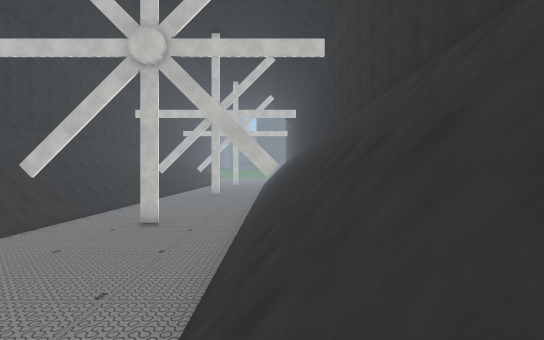
[1] (above)

19 first-person views from a walk through a scene from a Unity 3-D project. The camera is 1.4 m above the floor, looks level and sees 85° across. The floor is counted in squares, 2 m on a side. Each view is taken from the middle of a square. On the plan, view 1 faces up. The plan holds only what a view shows up to about 10 squares ahead; the rest is blank. The place goes on beyond the plan. The player is left out. Some surface patterns are stand-ins.

[2]
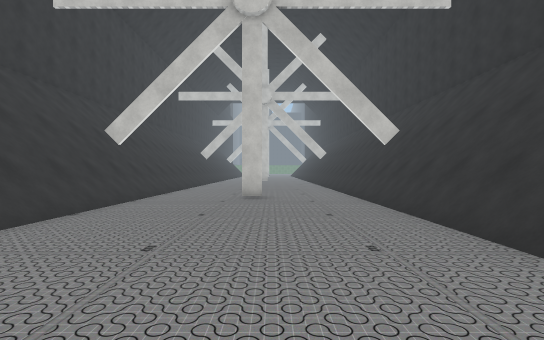

[3]
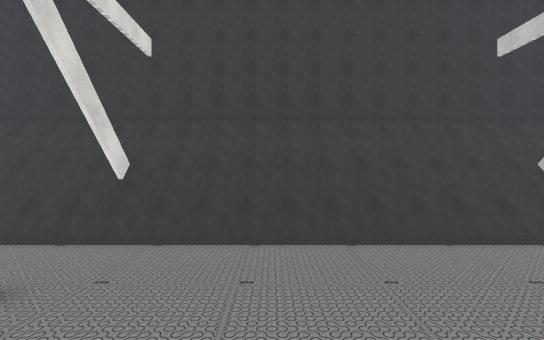

[4]
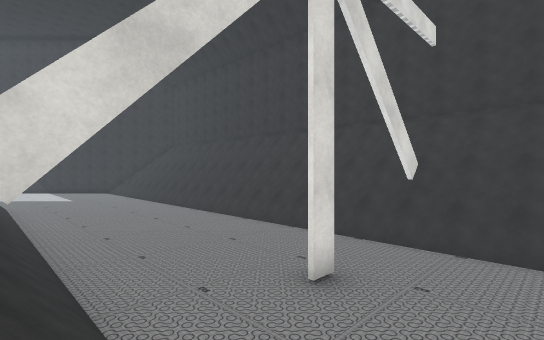

[5]
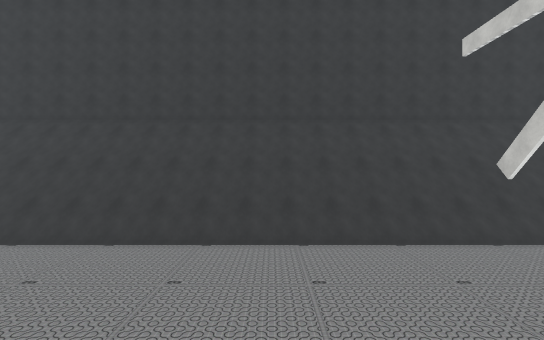

[6]
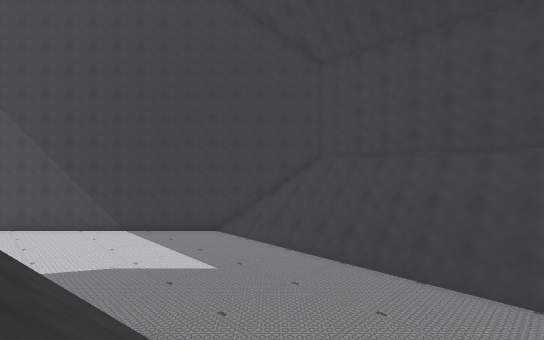

[7]
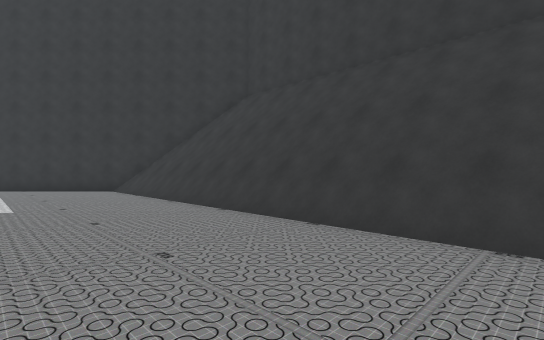

[8]
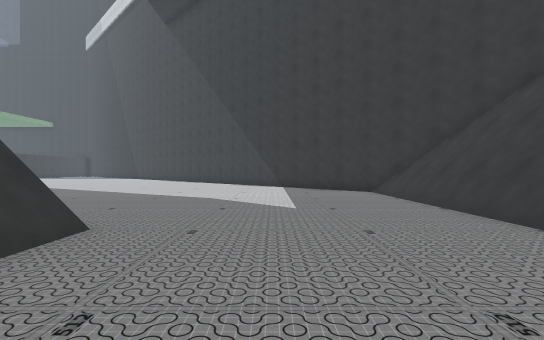

[9]
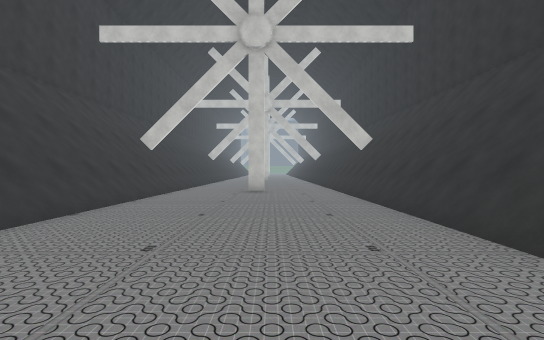

[10]
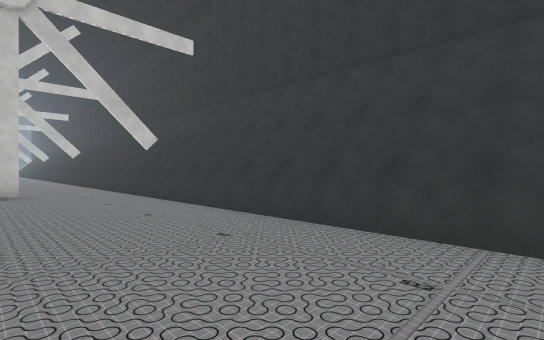

[11]
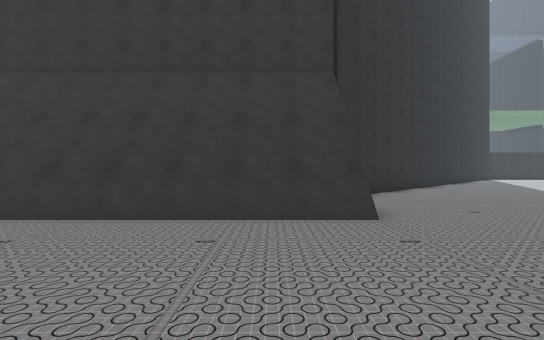

[12]
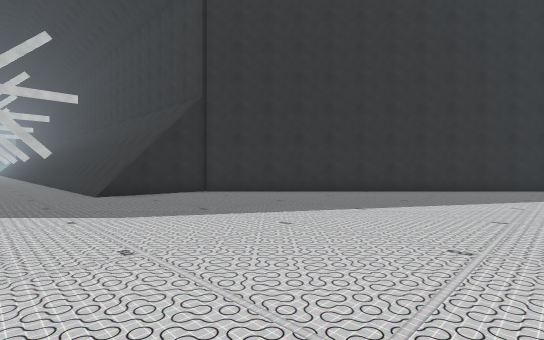

[13]
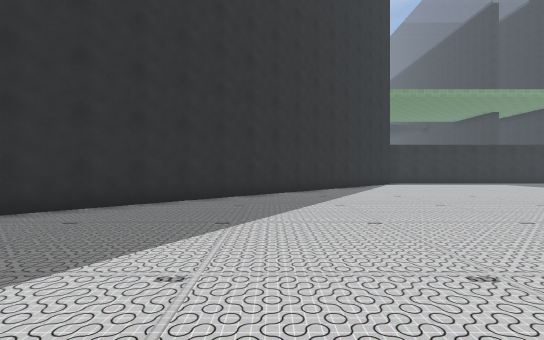

[14]
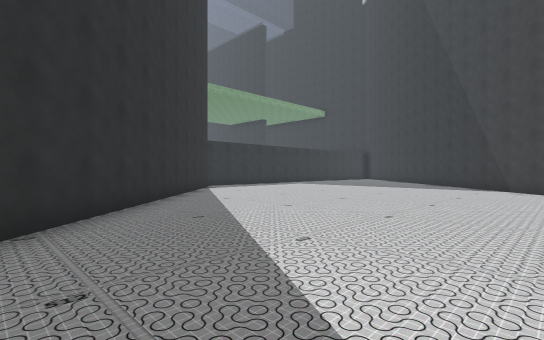

[15]
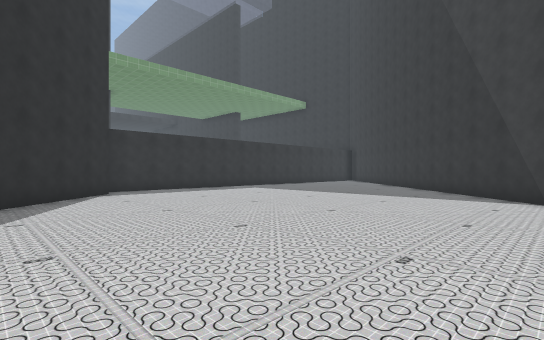

[16]
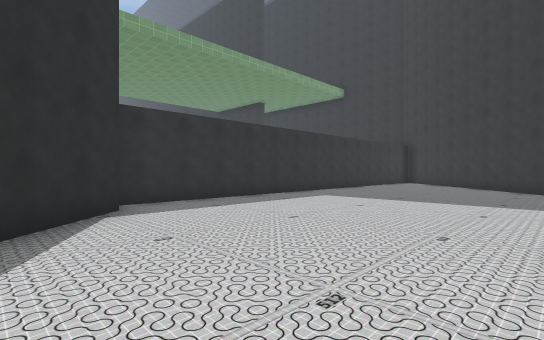

[17]
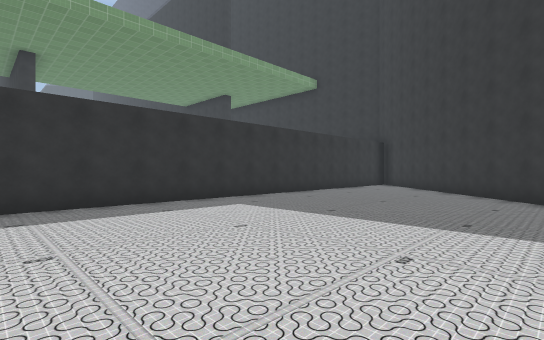

[18]
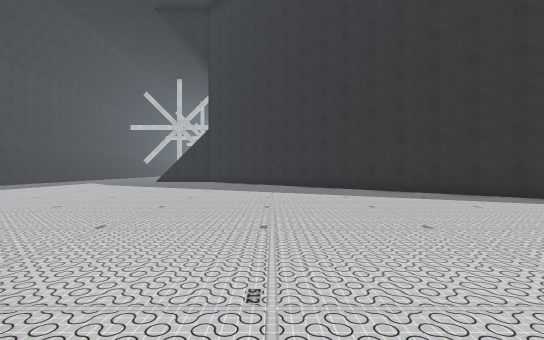

[19]
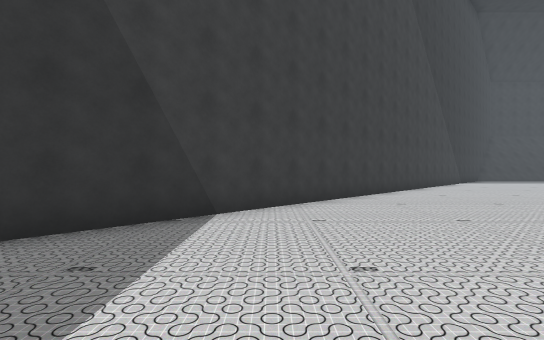

### Floor plan
Key: @ floor where view 1 was taken; # wall or solid block; . floor; / step, stairs or slope.
Columns run from 10 left of view 1 to 18 right of it. Each row starts with its distance up from view 1.
 11 #///......///#
 10 #///......///#
  9 #///......///#
  8 #//#...#..#//#
  7 #///......///#
  6 #///......///#
  5 #///......///#
  4 #///......///#
  3 #///......///#
  2 #///......///
  1 #///......//
  0 #///......@
 -1 #///......///#
 -2 #//#...#..#//#
 -3 #///......///#
 -4 #///......///#
 -5 #///......///#
 -6 #///......///#
 -7 #///......///#
 -8 #///......///#
 -9 #///......///#
-10 #///......///#
-11 #///......///#
-12 #///......///#
-13 #///......///#
-14 #///......///#
-15 #///.........##
-16 #///..........##
-17 #///...........##
-18 ##//............##
-19  ##/.............##
-20   ##..............##
-21    ##..............##
-22     ##..............##
-23      ##..............##
-24          .............##
-25           .............##
-26           ..............##
-27            ..............##
-28             ..............###
-29             #...............#
-30             ##..............#
-31              ##.............#
-32               ##............#
-33                ##...........#
-34                 ##..........#
-35                  ##.........#
-36                   ##........#
-37                    ##.......#
-38                     ##......#
-39                      ##....
-40                       ##..

Where each view was taken, in squares from view 1:
view 1: 0 up, 0 right, facing up
view 2: 1 up, 3 left, facing up
view 3: 2 up, 0 right, facing left
view 4: 1 up, 0 right, facing down-left
view 5: 7 down, 0 right, facing left
view 6: 10 down, 1 right, facing down-left
view 7: 10 down, 3 left, facing down-left
view 8: 11 down, 3 left, facing down
view 9: 11 down, 3 left, facing up
view 10: 11 down, 4 left, facing up-right
view 11: 13 down, 5 left, facing right
view 12: 23 down, 3 left, facing up-right
view 13: 23 down, 2 right, facing right
view 14: 22 down, 6 right, facing down-right
view 15: 26 down, 7 right, facing down-right
view 16: 27 down, 11 right, facing down-right
view 17: 30 down, 11 right, facing down-right
view 18: 32 down, 6 right, facing up
view 19: 33 down, 12 right, facing left
